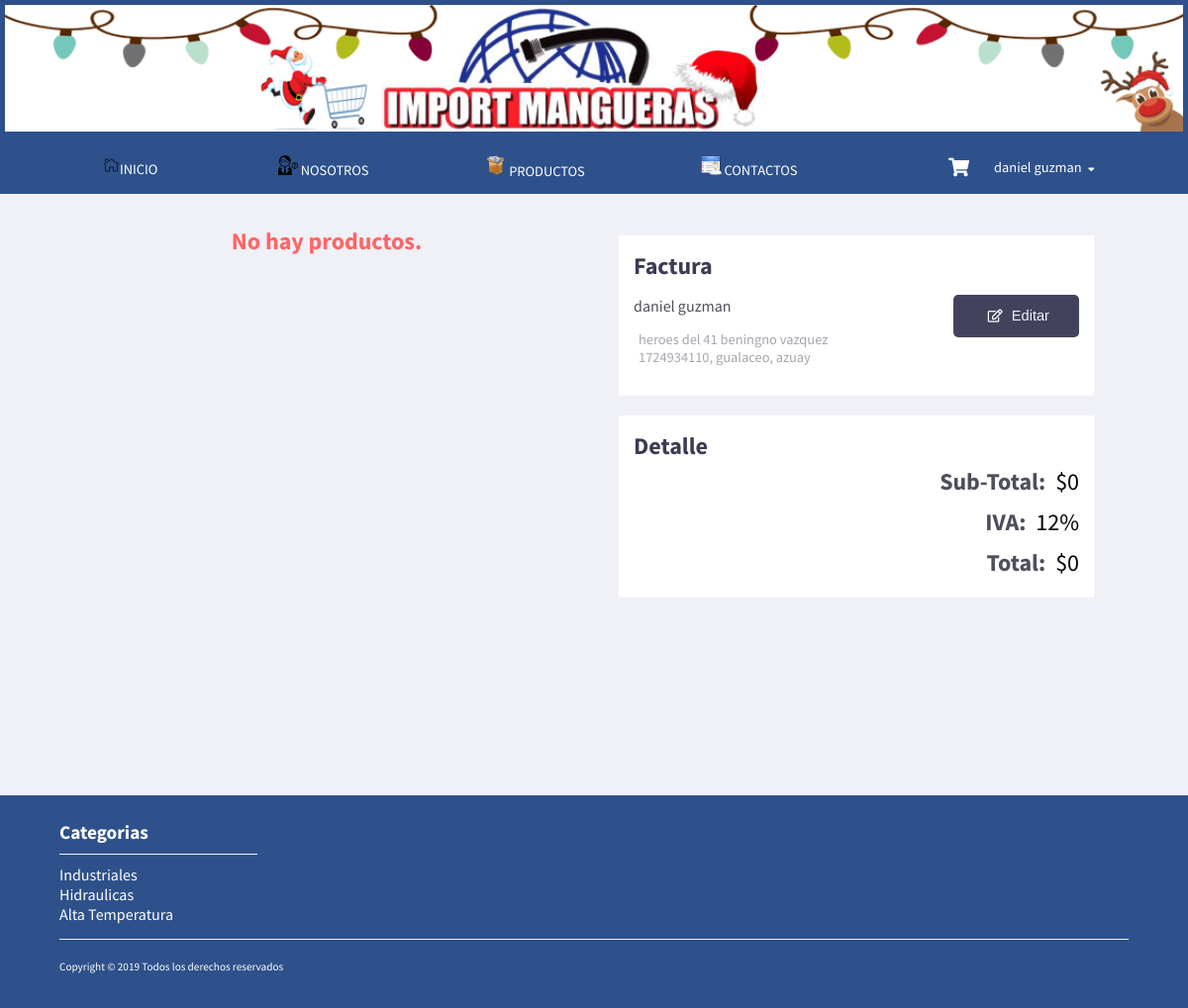
/public/view/shoppingcart.php (signed in), run on the app's committed database.
### tables this page shows
CREATE TABLE `Usuario` (
  `usu_codigo` int(11) NOT NULL,
  `usu_cedula` varchar(10) NOT NULL,
  `usu_rol` varchar(5) NOT NULL DEFAULT 'user',
  `usu_nombres` varchar(50) NOT NULL,
  `usu_apellidos` varchar(50) NOT NULL,
  `usu_fecha_nacimiento` date NOT NULL,
  `usu_telefono` varchar(10) NOT NULL,
  `usu_correo` varchar(100) NOT NULL,
  `usu_password` varchar(255) NOT NULL,
  `usu_eliminado` varchar(1) NOT NULL DEFAULT 'N',
  `usu_fecha_creacion` timestamp NOT NULL DEFAULT CURRENT_TIMESTAMP ON UPDATE CURRENT_TIMESTAMP,
  `usu_fecha_modificacion` timestamp NULL DEFAULT NULL
);

CREATE TABLE `Direccion` (
  `dir_codigo` int(11) NOT NULL,
  `usu_codigo` int(11) NOT NULL,
  `ciu_nombre` varchar(30) NOT NULL,
  `pro_nombre` varchar(30) NOT NULL,
  `dir_calle_principal` varchar(100) NOT NULL,
  `dir_calle_secundaria` varchar(100) NOT NULL
);

### public/view/shoppingcart.php (the view, shortened to what this page needs)
<!DOCTYPE html>
<html lang="es">
<head>
    <link rel="stylesheet" href="https://use.fontawesome.com/releases/v5.8.1/css/all.css"
>
    <link rel="stylesheet" href="../css/globalStyle.css">
    <link rel="stylesheet" href="../css/generalStyle.css">
</head>
<body>
    <header>
        <?php
        include("../../global/php/headerPublic.php");
        ?>
    </header>
    <div class="content">
        <section class="product">
            <div class="productSlide cart" id="cart">
                <?php
                include '../../config/configDB.php';
                $sql = "SELECT * FROM carrito WHERE
                        USUARIO_usu_id=" . $_SESSION['codigo'] . ";";
                $result = $conn->query($sql);
                if ($result->num_rows > 0) {
                    while ($row = $result->fetch_assoc()) {
                        $sqlP = "SELECT * FROM carrito c, Producto p WHERE
                        c.USUARIO_usu_id=" . $_SESSION['codigo'] . " AND
                        p.pro_codigo=" . $row['PRODUCTO_pro_id'] . "
                        GROUP BY 1;";
                        $resultP = $conn->query($sqlP);
                        $rowP = $resultP->fetch_assoc();
                        ?>
                <article>
                    <div class="cartImg">
                        <img src="../../adminPanel/img/uploads/<?php echo $rowP['pro_img']; ?>"
                            alt="<?php echo $rowP['pro_nombre'] ?>">
                    </div>
                    <div class="cartDescription">
                        <h2><?php echo $rowP['pro_nombre'] ?></h2>
                        <h3>Descripcion</h3>
                        <p><?php echo $rowP['pro_descripcion'] ?></p>
                        <div class="inf">
                            <div>
                                <h3>Cantidad:</h3>
                                <span><?php echo $row['car_cantidad'] ?></span>
                            </div>
                        </div>
                    </div>
                    <span>$<?php echo $rowP['pro_precio'] ?></span>
                    <i class="fas fa-times" onclick="cartDelete(<?php echo $row['car_id'] ?>)"></i>
                </article>
                <?php
                }
            } else {
                echo '<h2 style="color: #FF6565">No hay productos.</h2>';
            }
            ?>
            </div>
            <div class="productInfo bill">
                <div class="billInfo">
                    <div class="nameBill">
                        <?php
                        $sqlUser = "SELECT * FROM Usuario, Direccion
                        WHERE Usuario.usu_codigo=Direccion.usu_codigo AND
                        Usuario.usu_codigo = " . $_SESSION['codigo'] . ";";
                        $sqlUser = $conn->query($sqlUser);
                        $sqlUser = $sqlUser->fetch_assoc();
                        if ($sqlUser['usu_nombres'] != '' && $sqlUser['usu_apellidos'] != '' && $sqlUser['usu_cedula'] != '' && $sqlUser['dir_calle_principal'] != '' && $sqlUser['dir_calle_secundaria'] != '' && $sqlUser['ciu_nombre'] != '') {
                            ?>
                        <h2>Factura</h2>
                        <p><?php echo $sqlUser['usu_nombres'] . ' ' . $sqlUser['usu_apellidos'] ?></p>
                        <span><?php echo  $sqlUser['dir_calle_principal'] . ' ' . $sqlUser['dir_calle_secundaria'] ?></span>
                        <span
                            class="data"><?php echo $sqlUser['usu_cedula'] . ', ' . $sqlUser['ciu_nombre'] . ', ' . $sqlUser['pro_nombre'] ?></span>
                        <?php
                        } else {
                            $usuDates = false;
                            echo '<h3 style="color: #FF6565">Por favor complete la informacion de su perfil.</h3>';
                            echo '<p>Para continuar con el pago...</p>';
                        }
                        ?>
                    </div>
                    <button onclick="window.location.href = '../../admin/user/view/index.php'">
                        <i class="far fa-edit"></i> Editar
                    </button>
                </div>
                <div class="buydetall" id="buydetall">
                    <?php
                    $sqlSubTot = "SELECT SUM(c.car_cantidad*(p.pro_precio)) AS sub_total FROM carrito c, Producto p WHERE
                                        c.PRODUCTO_pro_id = p.pro_codigo AND
                                        c.USUARIO_usu_id = " . $_SESSION['codigo'] . ";";
                    $sqlSubTot = $conn->query($sqlSubTot);
                    $subTot = $sqlSubTot->fetch_assoc();
                    $subTotal = $subTot['sub_total'];
                    $total = ($subTotal * 1.12);
                    ?>
                    <h2>Detalle</h2>
                    <div class="price">
                        <p><span>Sub-Total: </span>$<?php echo round($subTotal, 2) ?></p>
                        <p><span>IVA: </span>12%</p>
                        <p><span>Total: </span>$<?php echo round($total, 2) ?></p>
                    </div>
                </div>
            </div>
        </section>
    </div>
    <footer>
        <?php
        include("../../global/php/footerPublic.php");
        ?>
    </footer>
</body>
</html>

### public/css/globalStyle.css (style rules this page uses)
* { margin: 0; padding: 0; box-sizing: border-box; --color1: #3B3B53; --color2: #A3A0FB; --colorBlanco:#FFFFFF; --colorRojo: #FF6565; --colorAzul:#3B86FF; --bgColor:#F0F0F7; --colorDark:#4D4F5C; --colorBtns:#43425D; }
.content { width: 90%; margin: auto; }
body { background-color: var(--bgColor); font-family: 'Source Sans Pro', sans-serif; }
body header { width: 100%; background-color: var(--color1); }
body header a,span,i { display: block; text-decoration: none; color: var(--colorBlanco); font-size: .9em; padding: 5px; }
body header { background-color:#2e518b;; }
.content section { margin-top: 2em; }
footer { margin-top: 2em; width: 100%; background-color: #2e518b;; }
body button, input[type=button], input[type=submit] { padding: 10px 30px; border: none; background-color: var(--colorBtns); border-radius: 5px; color: #F0F0F7; font-size: 11pt; }

### public/css/generalStyle.css (style rules this page uses)
* { --color1: #3B3B53;; --color2: #A3A0FB; --colorBlanco:#FFFFFF; --colorRojo: #FF6565; --colorAzul:#3B86FF; --bgColor:#F0F0F7; --colorFontGeneral:#4D4F5C; }
.content .product { display: grid; grid-template-columns: 50% 50%; grid-column-gap: 15px; }
.content .product .productSlide { height: 34em; text-align: center; }
.content .product .productInfo { padding: 10px 50px 10px 10px; }
.content .product .cart { overflow: scroll; }
.content .product .bill .billInfo { background-color: var(--colorBlanco); padding: 15px; display: flex; align-items: center; justify-content: space-between; color: var(--colorFontGeneral); margin-bottom: 20px; }
.content .product .bill .billInfo h2 { color: var(--color1); margin-bottom: 15px; }
.content .product .bill .billInfo span { color: var(--colorFontGeneral); margin-top: 10px; margin-bottom: -20px; opacity: .5; }
.content .product .bill .billInfo .data { margin-bottom: 10px; }
.content .product .bill .buydetall { background-color: var(--colorBlanco); padding: 15px; }
.content .product .bill .buydetall h2 { color: var(--color1); }
.content .product .bill .buydetall .price p { display: flex; justify-content: flex-end; align-items: center; font-size: 1.5em; }
.content .product .bill .buydetall .price span { color: var(--colorFontGeneral); font-weight: 700; font-size: 1em; margin-right: 5px; }

### data on the page
usuario: usu_nombres "daniel", usu_apellidos "guzman", direccion.dir_calle_principal "heroes del 41", direccion.dir_calle_secundaria "beningno vazquez", usu_cedula "1724934110", direccion.ciu_nombre "gualaceo", direccion.pro_nombre "azuay"

### other printed values
$_SESSION['nombre'] "daniel"
$_SESSION['apellido'] "guzman"
$subTotal "0"
$total "0"
